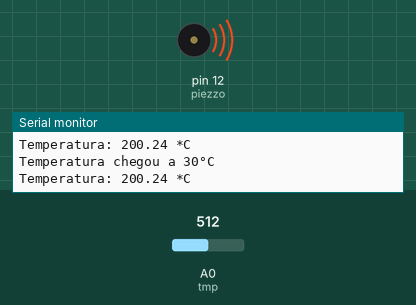
Simulated run of this sketch. Board: Arduino Uno, built with avr-gcc and run on an emulated ATmega328P. On the bench: buzzer (waves = sounding), the last lines printed to the serial monitor. The inputs (shaded band) are chosen by the test bench; at power-on: A0 (tmp) = 512.

Above: at 1.8 s.
1.9 s: A0 (tmp) set to 305
3.4 s: A0 (tmp) set to 270
At 5.0 s:
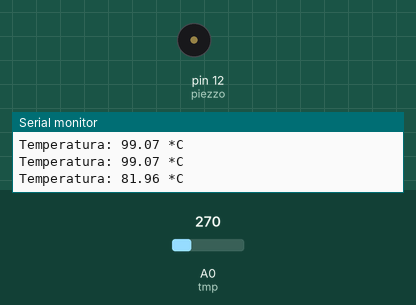
5.5 s: A0 (tmp) set to 306
At 6.6 s:
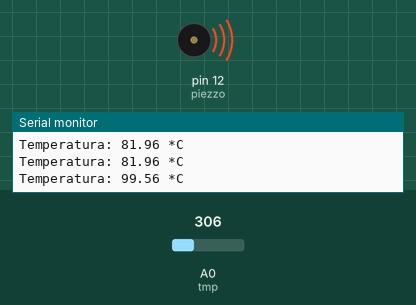
7.5 s: A0 (tmp) set to 122
At 9.3 s:
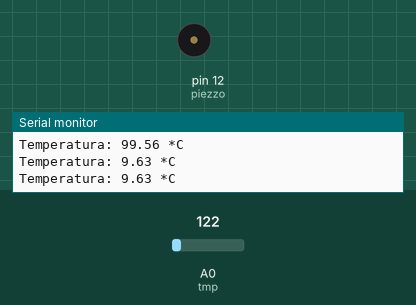
Timing chart, 0 to 10.5 s (numbered marks = the images above; inputs shaded):
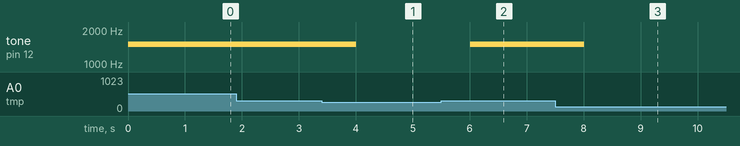

Measured:
- the behaviour switches between 287 and 286 on A0 (tmp) (found by bisection; images 0 and 1)
- after the input at 3.4 s, tone on pin 12 (piezzo): 1500 Hz → silent after 0.60 s
- after the input at 5.5 s, tone on pin 12 (piezzo): silent → 1500 Hz after 0.51 s
- after the input at 7.5 s, tone on pin 12 (piezzo): 1500 Hz → silent after 0.51 s

The sketch:

lab081.ino
```cpp
int piezzo = 12;
int tmp = A0;
int thresholdTemp1 = 30;
int thresholdTemp2 = 90;

bool messageDisplayed = false;

void setup() {
  pinMode(piezzo, OUTPUT);
  pinMode(tmp, INPUT);
  Serial.begin(9600);
}

void loop() {
  int sensorValue = analogRead(tmp);
  float voltage = sensorValue * (5.0 / 1023.0);

  float temperatureC = (voltage - 0.5) * 100.0;

  Serial.print("Temperatura: ");
  Serial.print(temperatureC);
  Serial.println(" *C");

  if (temperatureC >= thresholdTemp1 && !messageDisplayed) {
    Serial.println("Temperatura chegou a 30°C");
    messageDisplayed = true;
  }

  if (temperatureC >= thresholdTemp2) {
    tone(piezzo, 1500);
  } else {
    noTone(piezzo);
  }

  delay(1000);
}
```
